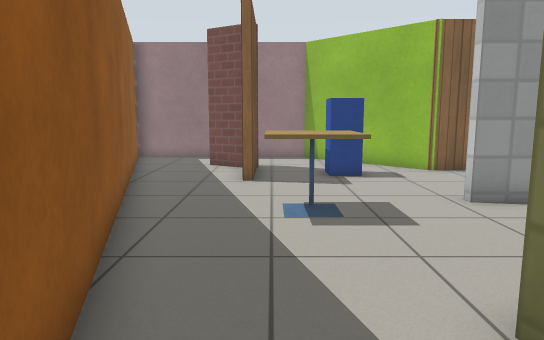
view 1 (above)

15 first-person views from a walk through a robot-simulator world made for Gazebo. The camera is 0.94 m above the floor, tilts 8° down and sees 70° across. Floor lines are 1 m apart. The floor is counted in squares, 0.5 m on a side. Each view is taken from the middle of a square. On the plan, view 1 faces up. The plan holds only what a view shows up to about 19 squares ahead; the rest is blank. Simple patterns stand in for the simulator's built-in surfaces. Simple shapes stand in for some stock models.

view 2
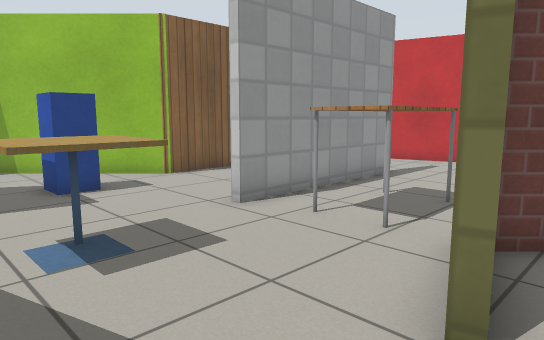

view 3
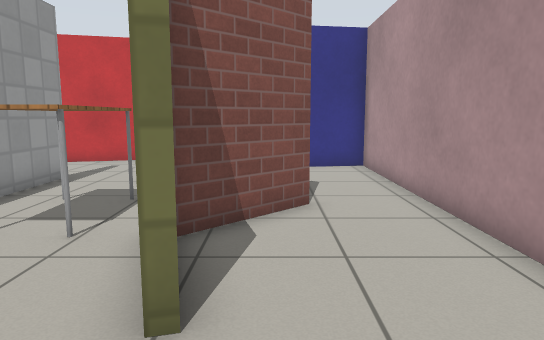

view 4
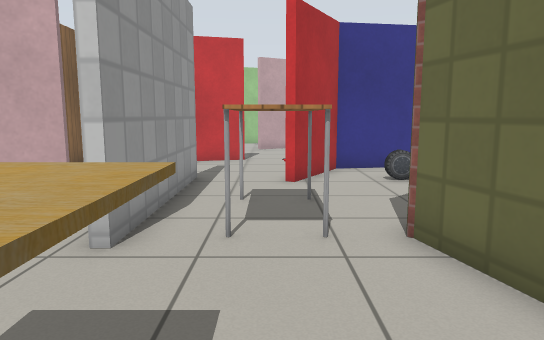

view 5
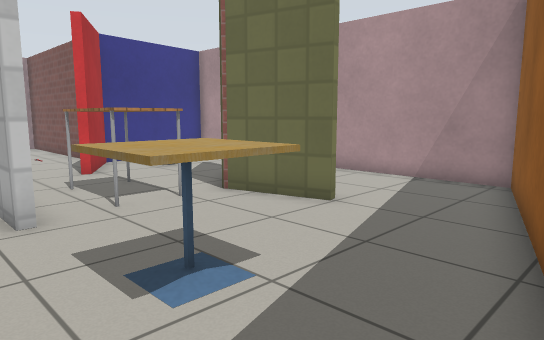

view 6
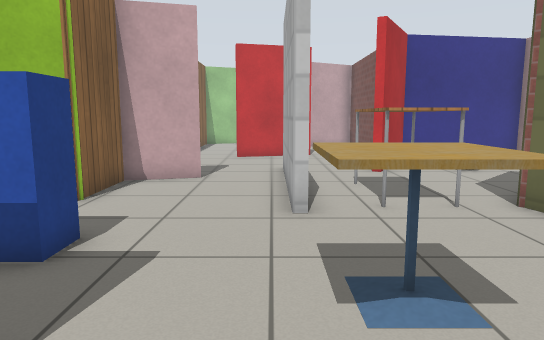

view 7
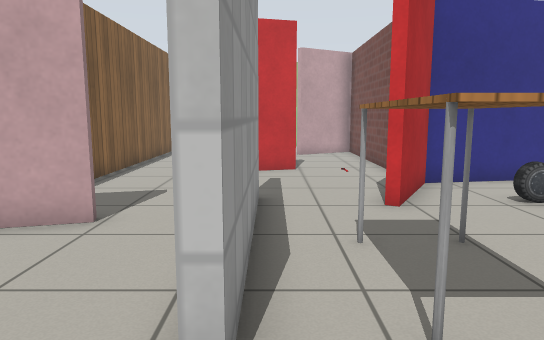

view 8
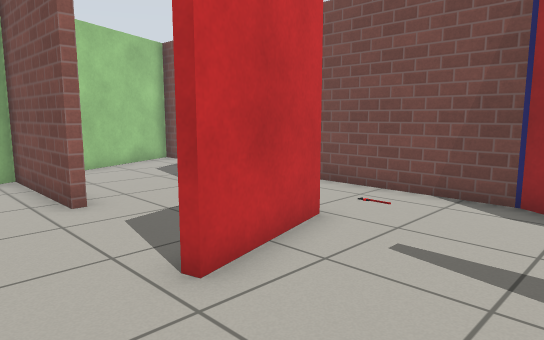

view 9
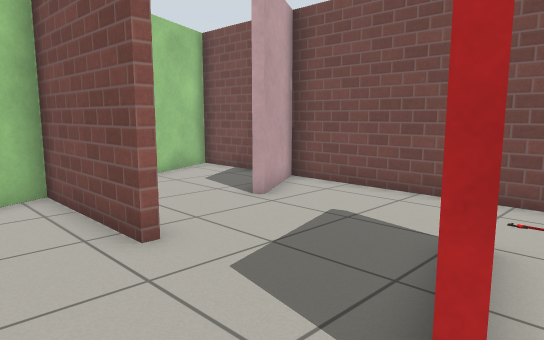

view 10
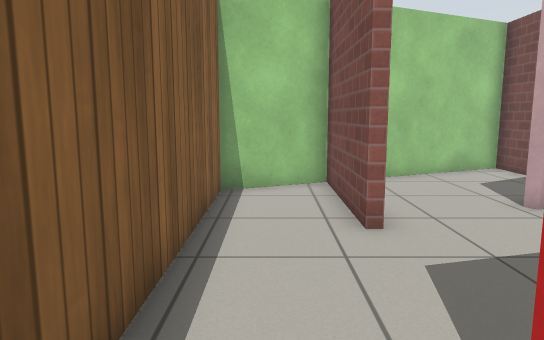

view 11
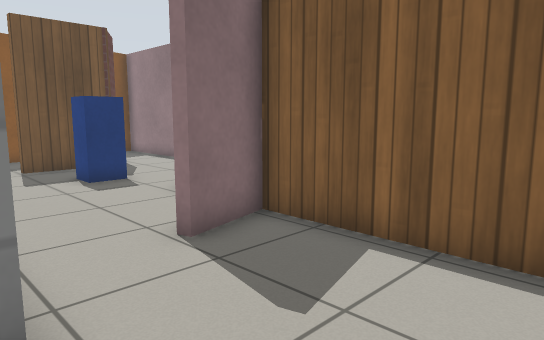

view 12
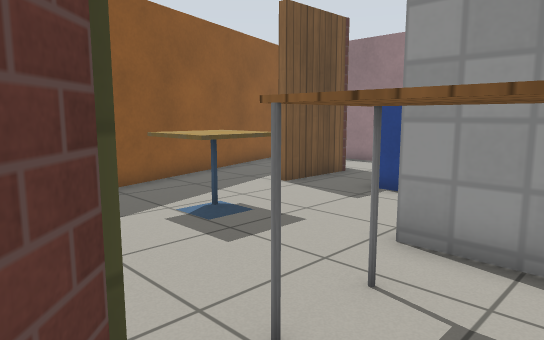

view 13
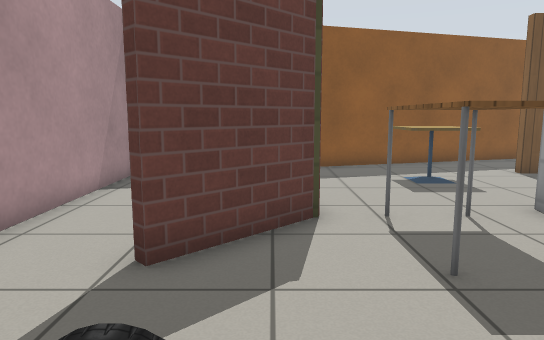

view 14
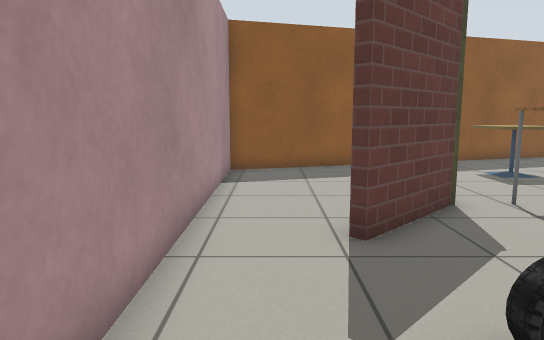

view 15
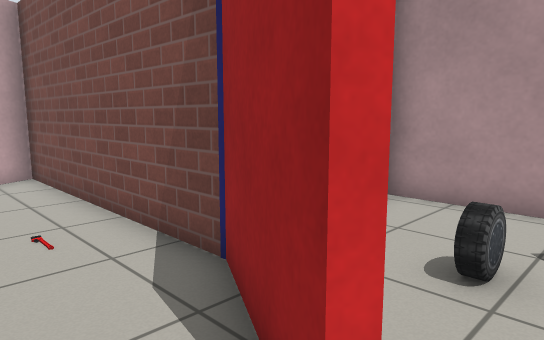

### Floor plan
Ten units are one square. View 1 is at (0, 0); x grows to the right and y downward. Boxes are objects, and circles mark ways between rooms. Rooms are numbered by the first view taken in them; rooms with no view inside come last. Other rooms are left out.
<svg viewBox="-65 -178 338 197">
<path fill="none" stroke="#000" d="M49 -38 73 -14 71 -12 48 -35M127 -37 99 -53 100 -56M109 -83 42 -83M-18 -33 -4 14 135 14 127 -40M-10 -140 -24 -148M42 -86 94 -86M-22 -150 -5 -141 -5 -110M21 -31 49 -38M90 -112 87 -112 81 -133 55 -133 15 -173 -60 -173 -18 -33M155 -71 146 -106M192 -104 239 -104 226 -133 84 -133 90 -112M94 -86 109 -86M100 -56 129 -40 222 -40 206 -66 210 -68M239 -40 268 -40 247 -86"/>
<rect x="45" y="-65" width="30" height="20" fill="#bbb"><title>table</title></rect>
<rect x="95" y="-25" width="10" height="10" fill="#bbb"><title>car</title></rect>
<rect x="-5" y="-85" width="20" height="20" fill="#bbb"><title>cafe table</title></rect>
<rect x="15" y="-135" width="20" height="20" fill="#bbb"><title>postbox</title></rect>
<circle cx="5" cy="-30" r="3" fill="#2a7"/>
<circle cx="50" cy="-40" r="3" fill="#2a7"/>
<circle cx="50" cy="-60" r="3" fill="#2a7"/>
<circle cx="100" cy="-65" r="3" fill="#2a7"/>
<circle cx="85" cy="-100" r="3" fill="#2a7"/>
<text x="70" y="-30">1</text>
<text x="10" y="-110">2</text>
<text x="170" y="-90">3</text>
</svg>
Room 1 opens to room 2. Room 1 opens to room 3. Room 2 opens to room 3.

Where each view was taken, in squares from view 1:
view 1: 0 up, 0 right, facing up
view 2: 2 up, 1 left, facing up-right
view 3: 2 up, 1 left, facing right
view 4: 6 up, 1 left, facing right
view 5: 10 up, 3 left, facing down-right
view 6: 9 up, 3 left, facing right
view 7: 8 up, 2 right, facing right
view 8: 13 up, 11 right, facing down-right
view 9: 13 up, 14 right, facing down-right
view 10: 12 up, 13 right, facing right
view 11: 8 up, 14 right, facing up-left
view 12: 3 up, 7 right, facing up-left
view 13: 3 up, 12 right, facing left
view 14: 0 up, 13 right, facing left
view 15: 7 up, 9 right, facing down-right
